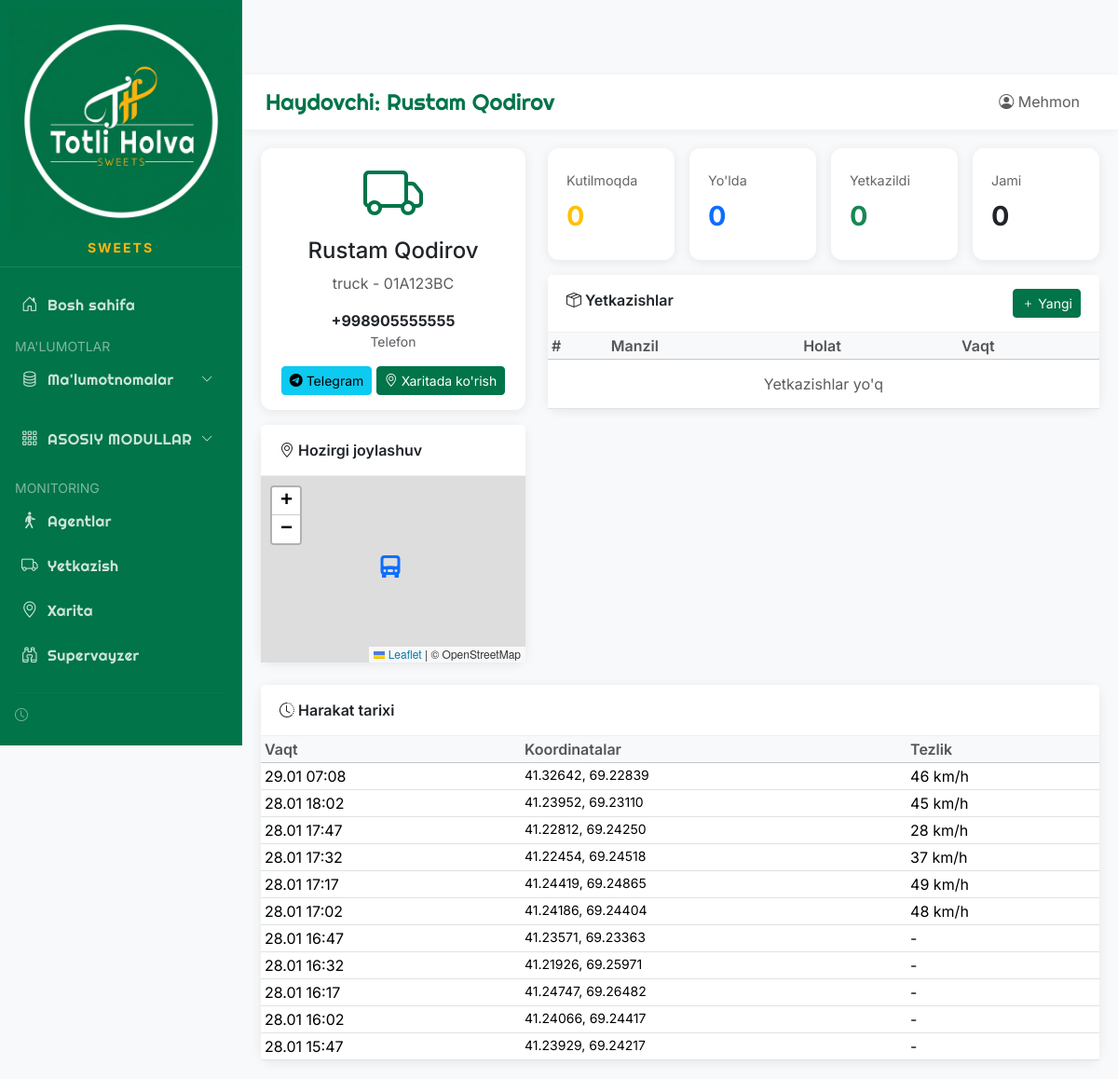
Screenshot of /delivery/1 with the database file from the repository.
### app/models/database.py (models this page shows)
class Driver(Base):
    __tablename__ = "drivers"
    id = Column(Integer, primary_key=True, index=True)
    code = Column(String(50), unique=True, index=True)
    full_name = Column(String(200), index=True)
    phone = Column(String(20))
    telegram_id = Column(String(50))
    vehicle_number = Column(String(20))  # Mashina raqami
    vehicle_type = Column(String(50))  # Mashina turi
    is_active = Column(Boolean, default=True)
    employee_id = Column(Integer, ForeignKey("employees.id"), nullable=True)
    created_at = Column(DateTime, default=datetime.now)
    locations = relationship("DriverLocation", back_populates="driver")
    deliveries = relationship("Delivery", back_populates="driver")

class DriverLocation(Base):
    __tablename__ = "driver_locations"
    id = Column(Integer, primary_key=True, index=True)
    driver_id = Column(Integer, ForeignKey("drivers.id"))
    latitude = Column(Float)
    longitude = Column(Float)
    accuracy = Column(Float)  # GPS aniqlik (metr)
    battery = Column(Integer)  # Telefon batareya %
    speed = Column(Float)  # Tezlik km/s
    recorded_at = Column(DateTime, default=datetime.now)
    driver = relationship("Driver", back_populates="locations")

### main.py (the view)
@app.get("/delivery/{driver_id}", response_class=HTMLResponse)
async def driver_detail(request: Request, driver_id: int, db: Session = Depends(get_db)):
    driver = db.query(Driver).filter(Driver.id == driver_id).first()
    if not driver:
        raise HTTPException(status_code=404, detail="Haydovchi topilmadi")
    locations = db.query(DriverLocation).filter(
        DriverLocation.driver_id == driver_id
    ).order_by(DriverLocation.recorded_at.desc()).limit(100).all()
    deliveries = db.query(Delivery).filter(
        Delivery.driver_id == driver_id
    ).order_by(Delivery.created_at.desc()).limit(30).all()
    return templates.TemplateResponse("delivery/detail.html", {
        "request": request,
        "driver": driver,
        "locations": locations,
        "deliveries": deliveries,
        "page_title": f"Haydovchi: {driver.full_name}"
    })

### app/templates/delivery/detail.html (shortened to what this page needs)
{% extends "base.html" %}
{% block content %}
<div class="row mb-4">
    <div class="col-md-4">
        <div class="card">
            <div class="card-body text-center">
                <div class="mb-3">
                    <i class="bi bi-truck" style="font-size: 4rem; color: var(--primary-color);"></i>
                </div>
                <h4>{{ driver.full_name }}</h4>
                <p class="text-muted">{{ driver.vehicle_type or 'Transport' }} - {{ driver.vehicle_number or '' }}</p>
                <div class="d-flex justify-content-around mb-3">
                    <div>
                        <strong>{{ driver.phone or '-' }}</strong><br>
                        <small class="text-muted">Telefon</small>
                    </div>
                </div>
                {% if driver.telegram_id %}
                <a href="https://t.me/{{ driver.telegram_id }}" class="btn btn-info btn-sm" target="_blank">
                    <i class="bi bi-telegram"></i> Telegram
                </a>
                {% endif %}
                <a href="/map?driver={{ driver.id }}" class="btn btn-primary btn-sm">
                    <i class="bi bi-geo-alt"></i> Xaritada ko'rish
                </a>
            </div>
        </div>
        <div class="card mt-3">
            <div class="card-header">
                <i class="bi bi-geo-alt"></i> Hozirgi joylashuv
            </div>
            <div class="card-body p-0">
                {% if locations %}
                <div id="miniMap" style="height: 200px;"></div>
                {% else %}
                <div class="text-center text-muted py-4">
                    <i class="bi bi-geo-alt fs-1"></i><br>
                    Lokatsiya ma'lumoti yo'q
                </div>
                {% endif %}
            </div>
        </div>
    </div>
    <div class="col-md-8">
        <div class="row g-3">
            <div class="col-md-3">
                <div class="stat-card">
                    <p>Kutilmoqda</p>
                    <h3 class="text-warning">{{ deliveries|selectattr('status', 'eq', 'pending')|list|length }}</h3>
                </div>
            </div>
            <div class="col-md-3">
                <div class="stat-card">
                    <p>Yo'lda</p>
                    <h3 class="text-primary">{{ deliveries|selectattr('status', 'eq', 'in_transit')|list|length }}</h3>
                </div>
            </div>
            <div class="col-md-3">
                <div class="stat-card">
                    <p>Yetkazildi</p>
                    <h3 class="text-success">{{ deliveries|selectattr('status', 'eq', 'delivered')|list|length }}</h3>
                </div>
            </div>
            <div class="col-md-3">
                <div class="stat-card">
                    <p>Jami</p>
                    <h3>{{ deliveries|length }}</h3>
                </div>
            </div>
        </div>
        <div class="card mt-3">
            <div class="card-header d-flex justify-content-between">
                <span><i class="bi bi-box-seam"></i> Yetkazishlar</span>
                <button class="btn btn-sm btn-primary" data-bs-toggle="modal" data-bs-target="#addDeliveryModal">
                    <i class="bi bi-plus"></i> Yangi
                </button>
            </div>
            <div class="card-body p-0" style="max-height: 400px; overflow-y: auto;">
                <table class="table table-sm">
                    <thead class="table-light sticky-top">
                        <tr>
                            <th>#</th>
                            <th>Manzil</th>
                            <th>Holat</th>
                            <th>Vaqt</th>
                        </tr>
                    </thead>
                    <tbody>
                        {% for d in deliveries %}
                        <tr>
                            <td>{{ d.id }}</td>
                            <td>{{ d.delivery_address }}</td>
                            <td>
                                {% if d.status == 'pending' %}
                                <span class="badge bg-warning">Kutilmoqda</span>
                                {% elif d.status == 'picked_up' %}
                                <span class="badge bg-info">Olindi</span>
                                {% elif d.status == 'in_transit' %}
                                <span class="badge bg-primary">Yo'lda</span>
                                {% elif d.status == 'delivered' %}
                                <span class="badge bg-success">Yetkazildi</span>
                                {% else %}
                                <span class="badge bg-danger">Bekor</span>
                                {% endif %}
                            </td>
                            <td>{{ d.created_at.strftime('%d.%m %H:%M') }}</td>
                        </tr>
                        {% else %}
                        <tr>
                            <td colspan="4" class="text-center text-muted py-3">Yetkazishlar yo'q</td>
                        </tr>
                        {% endfor %}
                    </tbody>
                </table>
            </div>
        </div>
    </div>
</div>
<div class="card">
    <div class="card-header">
        <i class="bi bi-clock-history"></i> Harakat tarixi
    </div>
    <div class="card-body p-0">
        <table class="table table-sm">
            <thead class="table-light">
                <tr>
                    <th>Vaqt</th>
                    <th>Koordinatalar</th>
                    <th>Tezlik</th>
                </tr>
            </thead>
            <tbody>
                {% for loc in locations[:20] %}
                <tr>
                    <td>{{ loc.recorded_at.strftime('%d.%m %H:%M') }}</td>
                    <td>
                        <small>{{ "%.5f"|format(loc.latitude) }}, {{ "%.5f"|format(loc.longitude) }}</small>
                    </td>
                    <td>
                        {% if loc.speed %}
                        {{ "%.0f"|format(loc.speed) }} km/h
                        {% else %}
                        -
                        {% endif %}
                    </td>
                </tr>
                {% else %}
                <tr>
                    <td colspan="3" class="text-center text-muted py-3">Harakat ma'lumoti yo'q</td>
                </tr>
                {% endfor %}
            </tbody>
        </table>
    </div>
</div>
{% endblock %}
{% block extra_css %}
<link rel="stylesheet" href="https://unpkg.com/leaflet@1.9.4/dist/leaflet.css" />
{% endblock %}

### app/templates/base.html (style rules this page uses)
:root { --primary-color: #017449; --secondary-color: #017449; --accent-color: #FFB50D; --bg-color: #f8f9fa; }
body { font-family: 'Inter', sans-serif; background-color: #f8f9fa; }
.card { border: none; border-radius: 12px; box-shadow: 0 2px 12px rgba(0, 0, 0, 0.08); }
.card-header { background: white; border-bottom: 1px solid #eee; font-weight: 600; padding: 15px 20px; }
.stat-card { background: white; border-radius: 12px; padding: 20px; box-shadow: 0 2px 12px rgba(0, 0, 0, 0.08); transition: transform 0.3s; min-height: 120px; height: 100%; width: 100%; display: flex; flex-direction: column; justify-content: center; }
.stat-card h3 { font-size: 1.8rem; font-weight: 700; margin: 10px 0 5px 0; }
.stat-card p { color: #666; margin: 0; font-size: 0.9rem; }
.btn-primary { background: var(--primary-color); border-color: var(--primary-color); }
.table { margin: 0; }
.table th { font-weight: 600; color: #555; border-top: none; }

### rows the page displays
Driver: full_name "Rustam Qodirov", vehicle_type "truck", vehicle_number "01A123BC", phone "+998905555555"
DriverLocation: recorded_at "29.01 07:08", latitude "41.32642", longitude "69.22839", speed "46"
DriverLocation: recorded_at "28.01 18:02", latitude "41.23952", longitude "69.23110", speed "45"
DriverLocation: recorded_at "28.01 17:47", latitude "41.22812", longitude "69.24250", speed "28"
DriverLocation: recorded_at "28.01 17:32", latitude "41.22454", longitude "69.24518", speed "37"
DriverLocation: recorded_at "28.01 17:17", latitude "41.24419", longitude "69.24865", speed "49"
DriverLocation: recorded_at "28.01 17:02", latitude "41.24186", longitude "69.24404", speed "48"
DriverLocation: recorded_at "28.01 16:47", latitude "41.23571", longitude "69.23363"
DriverLocation: recorded_at "28.01 16:32", latitude "41.21926", longitude "69.25971"
DriverLocation: recorded_at "28.01 16:17", latitude "41.24747", longitude "69.26482"
DriverLocation: recorded_at "28.01 16:02", latitude "41.24066", longitude "69.24417"
DriverLocation: recorded_at "28.01 15:47", latitude "41.23929", longitude "69.24217"

### other values shown
{{ page_title }} "Haydovchi: Rustam Qodirov"
{{ deliveries|selectattr('status', 'eq', 'pending')|list|length }} "0"
{{ deliveries|selectattr('status', 'eq', 'in_transit')|list|length }} "0"
{{ deliveries|selectattr('status', 'eq', 'delivered')|list|length }} "0"
{{ deliveries|length }} "0"
